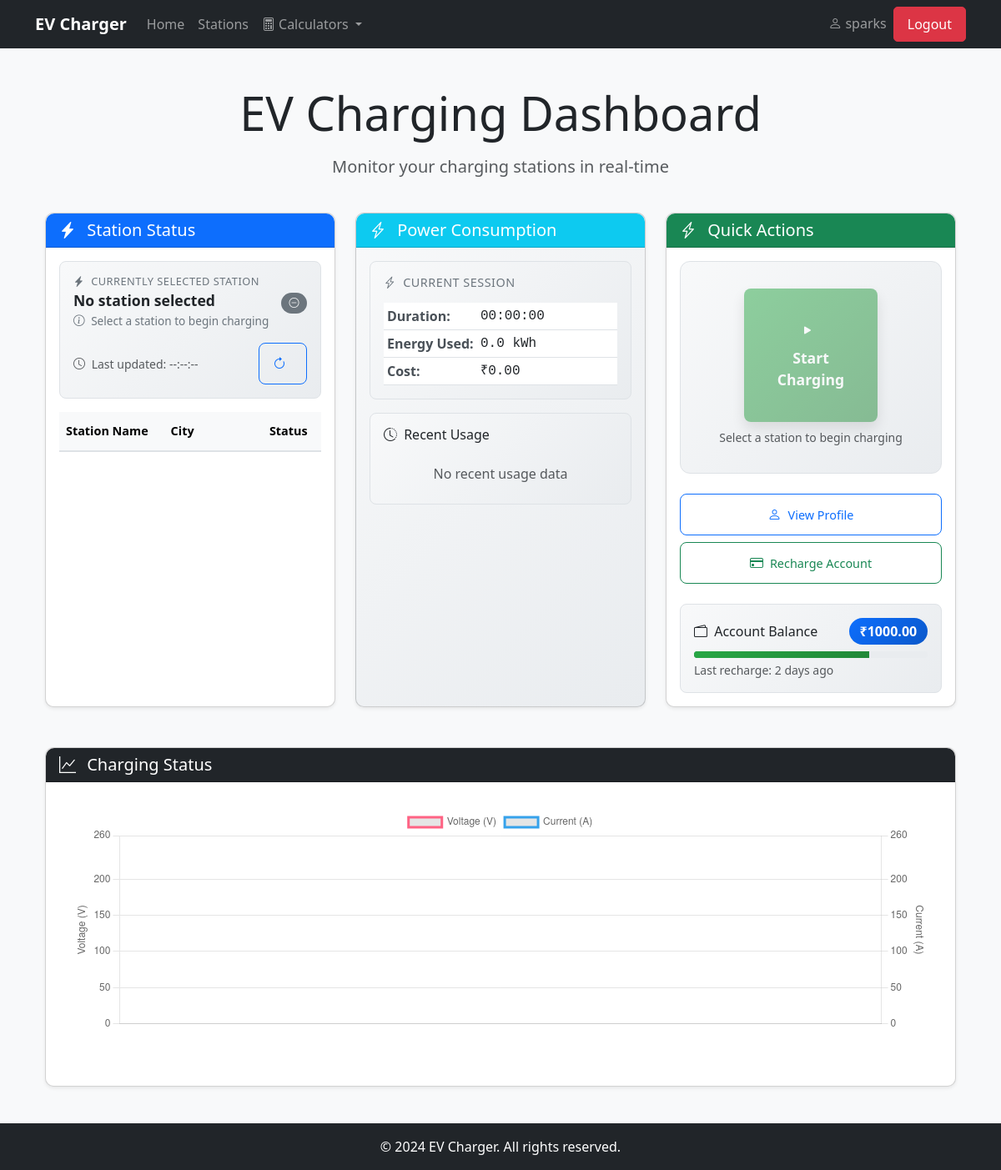
Page / (signed in) on the earlier database version.
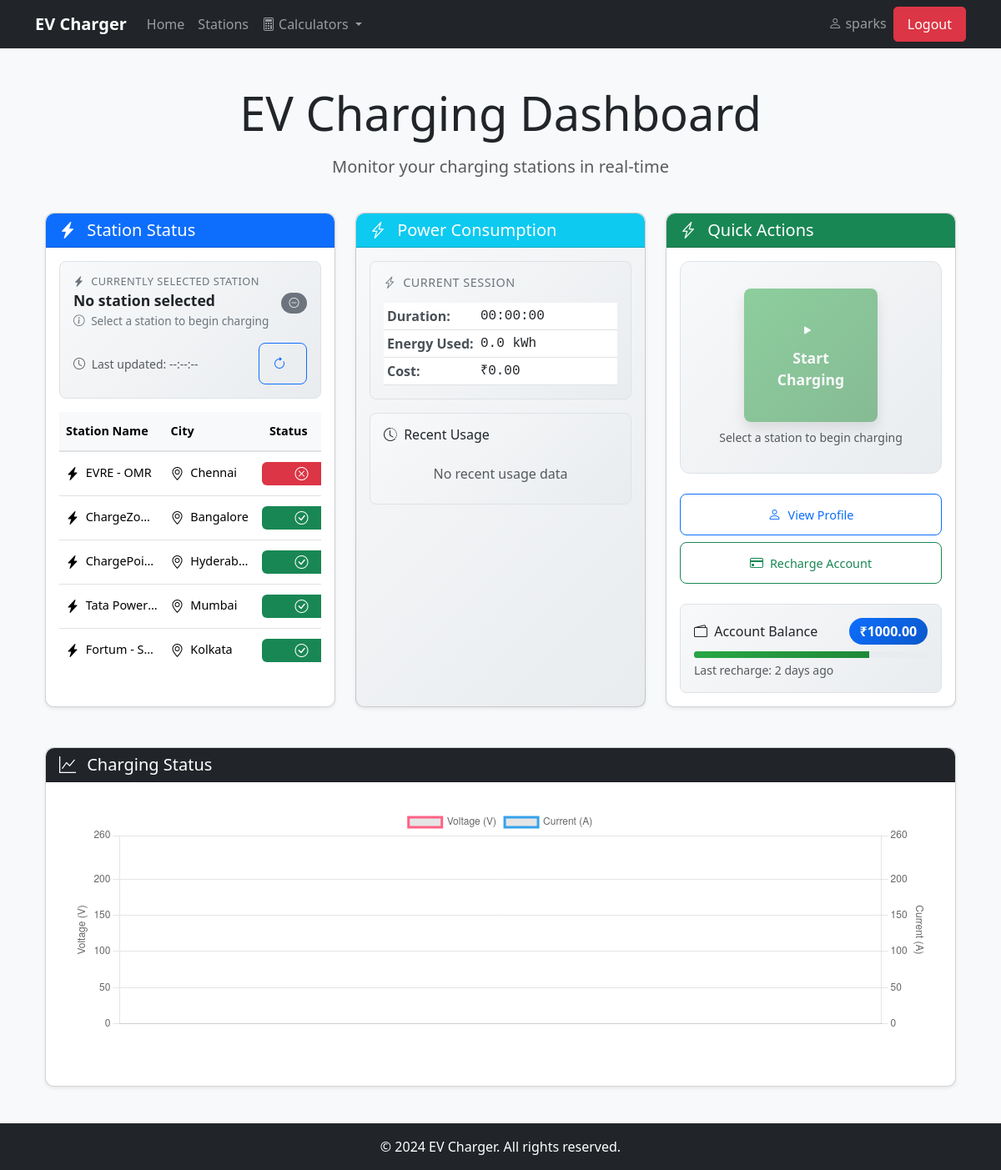
Same page on the later database version.
### ev/models.py (models this page shows, shortened)
class Station(models.Model):
    name = models.CharField(max_length=100)
    address = models.CharField(max_length=200)
    city = models.CharField(max_length=100)
    state = models.CharField(max_length=100)
    zip_code = models.CharField(max_length=10)
    gps_location = models.CharField(max_length=50)
    is_available = models.BooleanField(default=True)
    created_at = models.DateTimeField(auto_now_add=True)
    updated_at = models.DateTimeField(auto_now=True)

### ev/views.py (the view)
# urls.py: 2. Add a URL to urlpatterns:  path('', views.home, name='home')
@login_required(login_url='/login/')
def home(request):
    recent_stations = Station.objects.filter(
        chargingsession__user=request.user
    ).order_by('-chargingsession__start_time').distinct()[:5]
    if not recent_stations:
        recent_stations = Station.objects.order_by('?')[:5]
    return render(request, 'ev/home.html', {
        'stations': recent_stations,
    })

### ev/templates/ev/home.html (shortened to what this page needs)
{% extends 'ev/base.html' %}
{% load static %}
{% block extra_css %}
<link rel="stylesheet" href="https://cdn.jsdelivr.net/npm/bootstrap-icons@1.11.3/font/bootstrap-icons.min.css">
<link rel="stylesheet" href="{% static 'ev/css/styles.css' %}">
<link rel="stylesheet" href="{% static 'ev/css/chart.css' %}">
{% endblock %}
{% block content %}
<div class="container py-4">
    <div class="row mb-4">
        <div class="col-12">
            <h1 class="display-4 text-center mb-3">EV Charging Dashboard</h1>
            <p class="lead text-center text-muted">Monitor your charging stations in real-time</p>
        </div>
    </div>
    <div class="row">
        <div class="col-md-4 mb-4">
            <div class="card shadow-sm h-100">
                <div class="card-header bg-primary text-white">
                    <h5 class="card-title mb-0">
                        <i class="bi bi-lightning-charge-fill me-2"></i>
                        Station Status
                    </h5>
                </div>
                <div class="card-body">
                    <div class="current-station">
                        <div class="d-flex align-items-center mb-3">
                            <div class="flex-grow-1">
                                <h6 class="mb-1">
                                    <i class="bi bi-lightning-charge-fill me-1"></i>
                                    Currently Selected Station
                                </h6>
                                <h5 id="current-station-name" class="mb-1">No station selected</h5>
                                <p id="current-station-location" class="mb-0">
                                    <i class="bi bi-info-circle me-1"></i>
                                    Select a station to begin charging
                                </p>
                            </div>
                            <div>
                                <span id="current-station-status" class="badge bg-secondary">
                                    <i class="bi bi-dash-circle"></i>
                                </span>
                            </div>
                        </div>
                        <div class="d-flex justify-content-between align-items-center">
                            <div class="text-muted small">
                                <i class="bi bi-clock me-1"></i>
                                Last updated: <span id="last-updated">--:--:--</span>
                            </div>
                            <button class="btn btn-sm btn-outline-primary" id="refresh-station">
                                <i class="bi bi-arrow-clockwise"></i>
                            </button>
                        </div>
                    </div>
                    <div class="station-status-container">
                        <table class="table table-hover station-status-table">
                            <thead>
                                <tr>
                                    <th>Station Name</th>
                                    <th>City</th>
                                    <th>Status</th>
                                </tr>
                            </thead>
                            <tbody>
                                {% for station in stations %}
                                <tr class="station-row" data-station-id="{{ station.id }}"
                                    data-station-name="{{ station.name }}"
                                    data-station-address="{{ station.address }}"
                                    data-station-city="{{ station.city }}"
                                    data-station-state="{{ station.state }}"
                                    data-station-available="{{ station.is_available }}">
                                    <td title="{{ station.name }}">
                                        <i class="bi bi-lightning-charge-fill me-1"></i>
                                        {{ station.name }}
                                    </td>
                                    <td title="{{ station.city }}">
                                        <i class="bi bi-geo-alt me-1"></i>
                                        {{ station.city }}
                                    </td>
                                    <td>
                                        <span class="badge {% if station.is_available %}bg-success{% else %}bg-danger{% endif %}">
                                            <i class="bi {% if station.is_available %}bi-check-circle{% else %}bi-x-circle{% endif %}"></i>
                                        </span>
                                    </td>
                                </tr>
                                {% endfor %}
                            </tbody>
                        </table>
                    </div>
                </div>
            </div>
        </div>
        <div class="col-md-4 mb-4">
            <div class="card shadow-sm h-100 server-info-card">
                <div class="card-header bg-info text-white">
                    <h5 class="card-title mb-0">
                        <i class="bi bi-lightning-charge me-2"></i>
                        Power Consumption
                    </h5>
                </div>
                <div class="card-body">
                    <div class="power-consumption">
                        <h6 class="mb-3">
                            <i class="bi bi-lightning-charge me-1"></i>
                            Current Session
                        </h6>
                        <div class="table-responsive">
                            <table class="table table-sm">
                                <tbody>
                                    <tr>
                                        <th>Duration:</th>
                                        <td id="session-duration">00:00:00</td>
                                    </tr>
                                    <tr>
                                        <th>Energy Used:</th>
                                        <td id="energy-used">0.0 kWh</td>
                                    </tr>
                                    <tr>
                                        <th>Cost:</th>
                                        <td id="session-cost">₹0.00</td>
                                    </tr>
                                </tbody>
                            </table>
                        </div>
                    </div>
                    <div class="recent-usage mt-3">
                        <h6 class="mb-3">
                            <i class="bi bi-clock-history me-1"></i>
                            Recent Usage
                        </h6>
                        <div class="usage-logs" id="recent-usage-logs">
                        </div>
                    </div>
                </div>
            </div>
        </div>
        <div class="col-md-4 mb-4">
            <div class="card shadow-sm h-100">
                <div class="card-header bg-success text-white">
                    <h5 class="card-title mb-0">
                        <i class="bi bi-lightning-charge me-2"></i>
                        Quick Actions
                    </h5>
                </div>
                <div class="card-body">
                    <div class="emergency-control mb-4 text-center">
                        <button id="chargeToggle" class="btn btn-emergency btn-success" disabled>
                            <i class="bi bi-play-fill"></i>
                            <span class="btn-label">Start Charging</span>
                        </button>
                        <p class="text-muted small mt-2 mb-0">Select a station to begin charging</p>
                    </div>
                    <div class="d-grid gap-2">
                        <a href="{% url 'user_profile' %}" class="btn btn-outline-primary">
                            <i class="bi bi-person me-2"></i>View Profile
                        </a>
                        <a href="{% url 'recharge_account' %}" class="btn btn-outline-success">
                            <i class="bi bi-credit-card me-2"></i>Recharge Account
                        </a>
                    </div>
                    <div class="balance-card mt-4">
                        <div class="d-flex justify-content-between align-items-center mb-2">
                            <h6 class="mb-0">
                                <i class="bi bi-wallet2 me-1"></i>
                                Account Balance
                            </h6>
                            <span class="badge bg-primary">₹<span id="account-balance">1000.00</span></span>
                        </div>
                        <div class="progress" style="height: 8px;">
                            <div class="progress-bar bg-success" role="progressbar" style="width: 75%;"
                                 aria-valuenow="75" aria-valuemin="0" aria-valuemax="100"></div>
                        </div>
                        <small class="text-muted mt-1 d-block">Last recharge: 2 days ago</small>
                    </div>
                </div>
            </div>
        </div>
    </div>
    <div class="row mt-4">
        <div class="col-12">
            <div class="card shadow-sm">
                <div class="card-header bg-dark text-white">
                    <h5 class="card-title mb-0">
                        <i class="bi bi-graph-up me-2"></i>
                        Charging Status
                    </h5>
                </div>
                <div class="card-body">
                    <div class="chart-container">
                        <canvas id="chargingChart"></canvas>
                    </div>
                </div>
            </div>
        </div>
    </div>
</div>
{% endblock %}

### ev/templates/ev/base.html (shortened to what this page needs)
<!DOCTYPE html>
<html lang="en">
<head>
    <link href="https://cdn.jsdelivr.net/npm/bootstrap@5.3.3/dist/css/bootstrap.min.css" rel="stylesheet">
    {% block extra_css %}{% endblock %}
</head>
<body class="bg-light">
    <nav class="navbar navbar-expand-lg navbar-dark bg-dark">
        <div class="container">
            <a class="navbar-brand" href="{% url 'home' %}">EV Charger</a>
            <div class="collapse navbar-collapse" id="navbarNav">
                <ul class="navbar-nav me-auto">
                    <li class="nav-item">
                        <a class="nav-link" href="{% url 'home' %}">Home</a>
                    </li>
                    <li class="nav-item">
                        <a class="nav-link" href="{% url 'station' %}">Stations</a>
                    </li>
                    <li class="nav-item dropdown">
                        <a class="nav-link dropdown-toggle" href="#" id="calculatorDropdown" role="button" data-bs-toggle="dropdown" aria-expanded="false">
                            <i class="bi bi-calculator me-1"></i>Calculators
                        </a>
                    </li>
                </ul>
                <ul class="navbar-nav">
                    {% if user.is_authenticated %}
                        <li class="nav-item">
                            <a class="nav-link" href="{% url 'user_profile' %}">
                                <i class="bi bi-person"></i> {{ user.username }}
                            </a>
                        </li>
                        <li class="nav-item">
                            <a class="btn btn-danger" href="{% url 'logout' %}">Logout</a>
                        </li>
                    {% endif %}
                </ul>
            </div>
        </div>
    </nav>
    <div class="content-container">
        <div class="container">
            {% block content %}{% endblock %}
        </div>
    </div>
    <footer class="bg-dark text-white text-center py-3">
        <div class="container">
            <p class="mb-0">&copy; 2024 EV Charger. All rights reserved.</p>
        </div>
    </footer>
</body>
</html>

### ev/static/ev/css/chart.css (style rules this page uses)
.chart-container { position: relative; height: 300px; margin-bottom: 2rem; background-color: #fff; border-radius: 0.25rem; padding: 1rem; }

### ev/templates/ev/base.html (style rules this page uses)
.navbar-brand { font-weight: bold; }
.card { border-radius: 10px; box-shadow: 0 4px 6px rgba(0, 0, 0, 0.1); }
.card-header { border-radius: 10px 10px 0 0 !important; }
.btn { border-radius: 5px; padding: 8px 16px; }
.content-container { min-height: calc(100vh - 120px); padding: 20px 0; }

### ev/templates/ev/home.html (style rules this page uses)
.chart-container { position: relative; height: 300px; margin-bottom: 2rem; }
.server-info-card { background: linear-gradient(135deg, #f8f9fa 0%, #e9ecef 100%); }
.usage-logs { max-height: 200px; overflow-y: auto; }

Differences in the rows shown:
added Station: name "EVRE - OMR", city "Chennai", is_available False (drawn)
added Station: name "ChargeZon…", city "Bangalore", is_available True (drawn)
added Station: name "ChargePoi…", city "Hyderab…", is_available True (drawn)
added Station: name "Tata Power…", city "Mumbai", is_available True (drawn)
added Station: name "Fortum - S…", city "Kolkata", is_available True (drawn)
